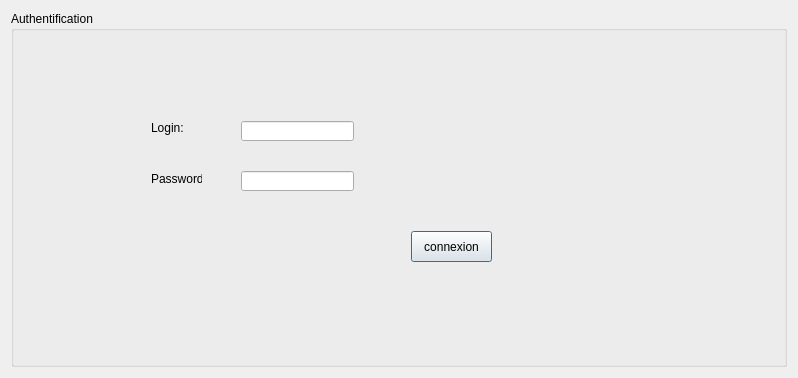
<?xml version="1.0" encoding="UTF-8"?>
<ui version="4.0">
 <class>Authentification</class>
 <widget class="QDialog" name="Authentification">
  <property name="geometry">
   <rect>
    <x>0</x>
    <y>0</y>
    <width>798</width>
    <height>378</height>
   </rect>
  </property>
  <property name="windowTitle">
   <string>Dialog</string>
  </property>
  <layout class="QGridLayout" name="gridLayout">
   <item row="0" column="0">
    <widget class="QGroupBox" name="groupBox">
     <property name="title">
      <string>Authentification</string>
     </property>
     <widget class="QLabel" name="label_3">
      <property name="geometry">
       <rect>
        <x>140</x>
        <y>160</y>
        <width>51</width>
        <height>16</height>
       </rect>
      </property>
      <property name="text">
       <string>Password:</string>
      </property>
     </widget>
     <widget class="QLineEdit" name="le_log">
      <property name="geometry">
       <rect>
        <x>230</x>
        <y>110</y>
        <width>113</width>
        <height>20</height>
       </rect>
      </property>
     </widget>
     <widget class="QLineEdit" name="le_mdps">
      <property name="geometry">
       <rect>
        <x>230</x>
        <y>160</y>
        <width>113</width>
        <height>20</height>
       </rect>
      </property>
     </widget>
     <widget class="QLabel" name="label_4">
      <property name="geometry">
       <rect>
        <x>140</x>
        <y>110</y>
        <width>47</width>
        <height>14</height>
       </rect>
      </property>
      <property name="text">
       <string>Login:</string>
      </property>
     </widget>
     <widget class="QPushButton" name="pb_conn">
      <property name="geometry">
       <rect>
        <x>400</x>
        <y>220</y>
        <width>81</width>
        <height>31</height>
       </rect>
      </property>
      <property name="text">
       <string>connexion</string>
      </property>
     </widget>
    </widget>
   </item>
  </layout>
 </widget>
 <resources/>
 <connections/>
</ui>
